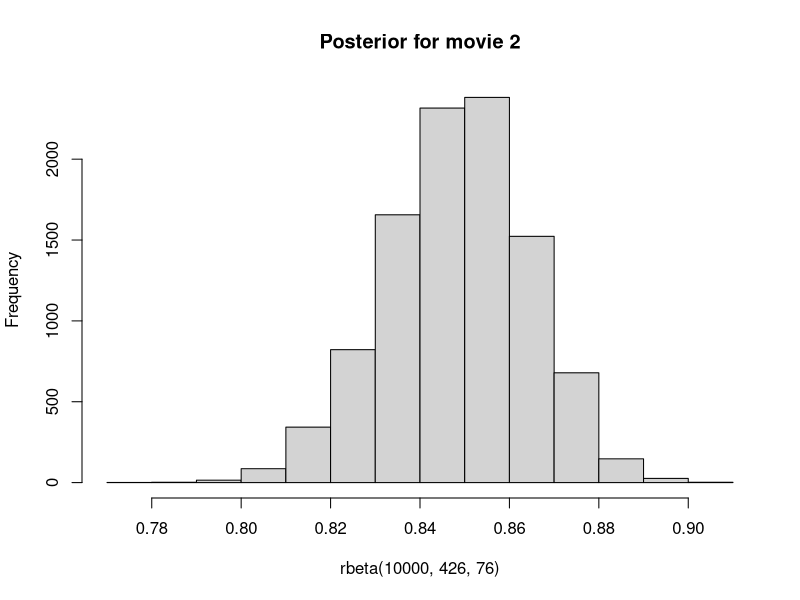
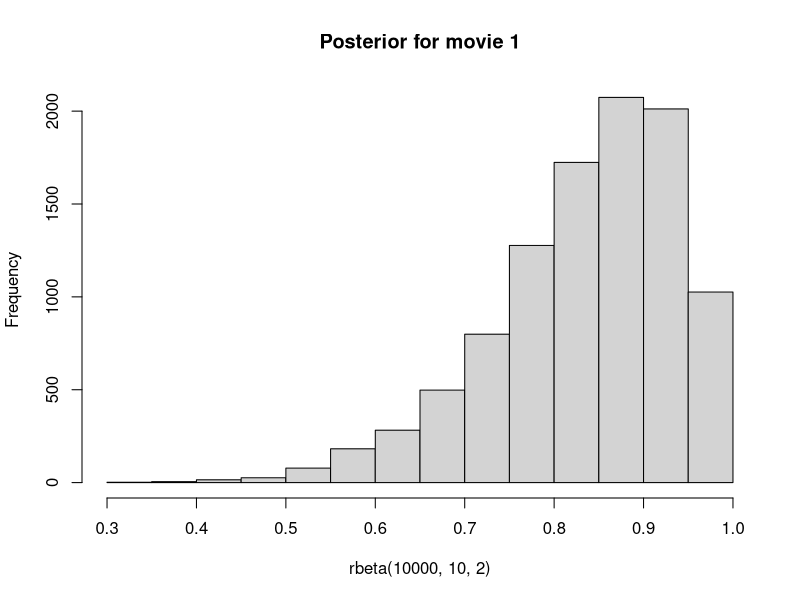
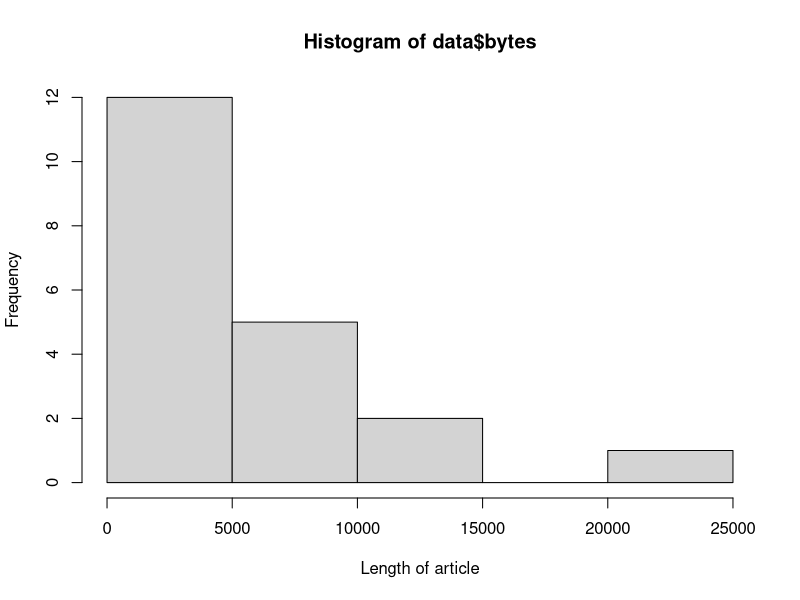
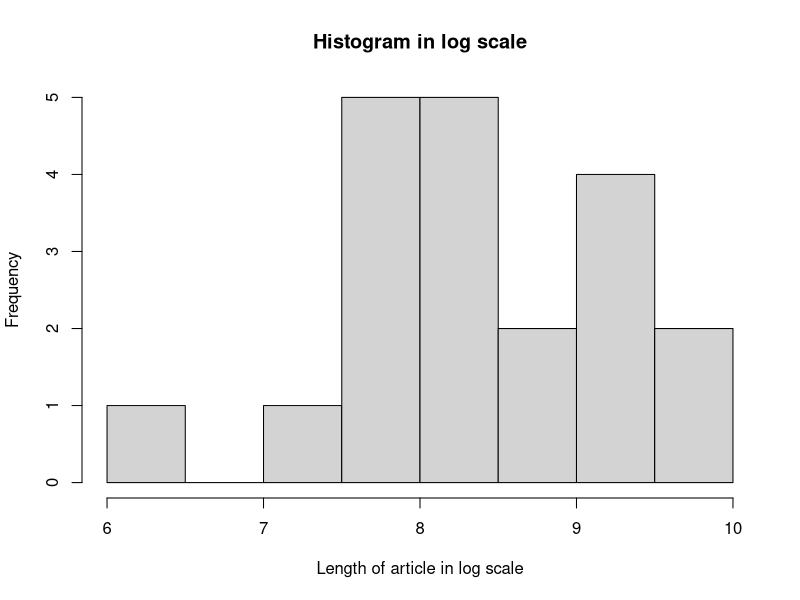
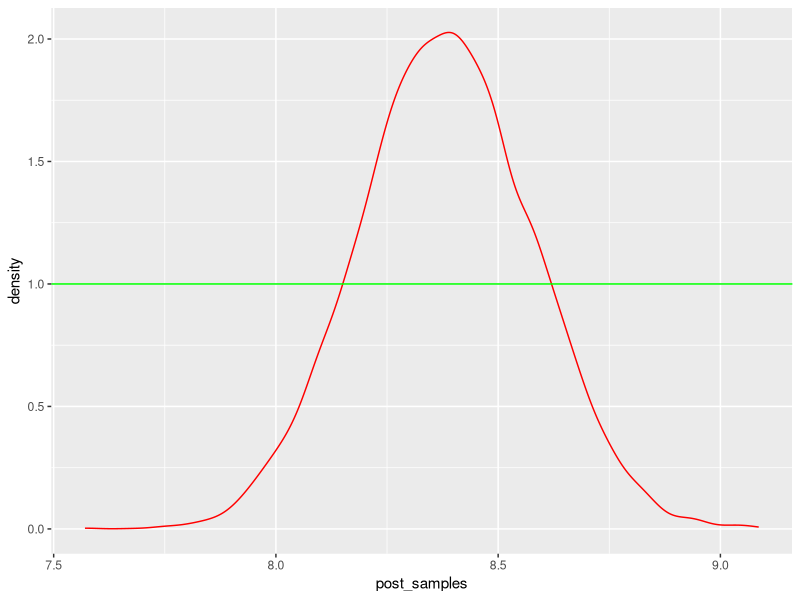

Recreate these plots in R, in order.
## ---- chunk 1
library(ggplot2)
## ---- chunk 2
Median1 = qbeta(0.5, 10, 2)
Median2 = qbeta(0.5, 426, 76)
Median1
Median2
## ---- chunk 3
hist(rbeta(10000, 426, 76), main = "Posterior for movie 2")
## ---- chunk 4
hist(rbeta(10000, 10, 2), main = "Posterior for movie 1")
## ---- chunk 5
data = read.csv("randomwikipedia.txt")
hist(data$bytes, freq = T, xlab = "Length of article")
## ---- chunk 6
data["log_length"] = log(data$bytes)
hist(data$log_length, freq = T, xlab = "Length of article in log scale", main="Histogram in log scale")
## ---- chunk 7
Mean = mean(data$log_length)
variance = var(data$log_length)
Mean
variance
## ---- chunk 8
post_samples = rnorm(10000, mean = Mean, sd = sqrt(variance/20))
ggplot() + geom_density(mapping = aes(post_samples), colour="red") + geom_hline(yintercept = 1, colour="green") 
## ---- chunk 9
qnorm(c(0.025, 1-0.025), Mean, sqrt(variance/20))
## ---- chunk 10
post_sig = 19 * variance / rchisq(100000, 19)
post_mu = rnorm(100000, Mean, sqrt(post_sig/20))
quantile(post_mu,c(0.025, 1-0.025))
## ---- chunk 11
quantile(post_sig,c(0.025, 1-0.025))
## ---- chunk 12
draws=rnorm(1000000, post_mu, sqrt(post_sig))
## ---- chunk 13
exp(quantile(draws, c(0.025, 1-0.025)))
## ---- chunk 14
small_article_length = min(data$log_length)
mean(draws < small_article_length) #Mean will give the fraction of articles smaller than the smallest in the data
